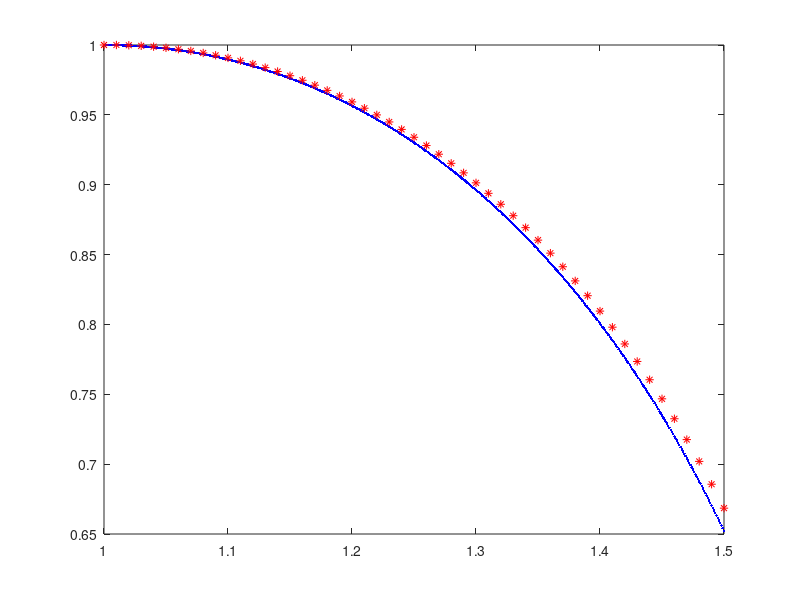

Source code (MATLAB):
function odeEuler()
    plotsoln();
    rnge = [1, 1.5];
    y0 = 1;
    [X, Y] = EulerMethod(@ode1, y0, rnge);
    hold on; plot(X, Y, '*r');
end


function [X, Y] = EulerMethod(dydx, y0, xspan)
    X = xspan(1):0.01:xspan(2);
    Y = zeros(size(X));
    Y(1) = y0;
    for i = 1:length(X)-1
        Y(i+1) = Y(i) + 0.01 * dydx(X(i), Y(i));
    end
end


function dydx = ode1(x, y)
    dydx = (y.^2 - x.^2)/(x*y);
end

function plotsoln()
    clear all; clc; close all

    rnge = 1:0.001:1.5;
    y = rnge.*sqrt(1-2*log(rnge));
    plot(rnge, y, '.b');
end